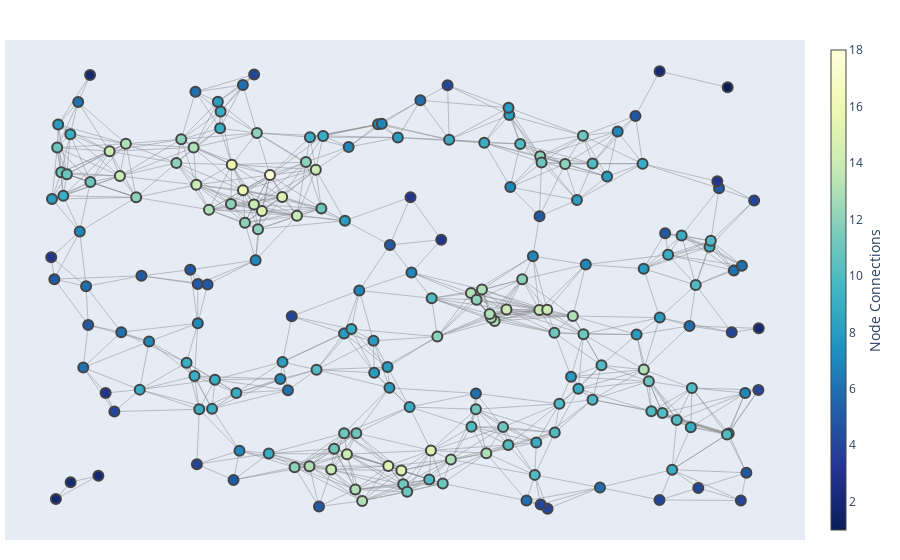

Write notebook code for a chart like this one.
### Markdown cell above
## Archive

### Code cell
import plotly.graph_objects as go

import networkx as nx

G = nx.random_geometric_graph(200, 0.125)

edge_x = []
edge_y = []
for edge in G.edges():
    x0, y0 = G.nodes[edge[0]]['pos']
    x1, y1 = G.nodes[edge[1]]['pos']
    edge_x.append(x0)
    edge_x.append(x1)
    edge_x.append(None)
    edge_y.append(y0)
    edge_y.append(y1)
    edge_y.append(None)

edge_trace = go.Scatter(
    x=edge_x, y=edge_y,
    line=dict(width=0.5, color='#888'),
    hoverinfo='none',
    mode='lines')

node_x = []
node_y = []
for node in G.nodes():
    x, y = G.nodes[node]['pos']
    node_x.append(x)
    node_y.append(y)

node_trace = go.Scatter(
    x=node_x, y=node_y,
    mode='markers',
    hoverinfo='text',
    marker=dict(
        showscale=True,
        # colorscale options
        #'Greys' | 'YlGnBu' | 'Greens' | 'YlOrRd' | 'Bluered' | 'RdBu' |
        #'Reds' | 'Blues' | 'Picnic' | 'Rainbow' | 'Portland' | 'Jet' |
        #'Hot' | 'Blackbody' | 'Earth' | 'Electric' | 'Viridis' |
        colorscale='YlGnBu',
        reversescale=True,
        color=[],
        size=10,
        colorbar=dict(
            thickness=15,
            title='Node Connections',
            xanchor='left',
            titleside='right'
        ),
        line_width=2))

node_adjacencies = []
node_text = []
for node, adjacencies in enumerate(G.adjacency()):
    node_adjacencies.append(len(adjacencies[1]))
    node_text.append('# of connections: '+str(len(adjacencies[1])))

node_trace.marker.color = node_adjacencies
node_trace.text = node_text

fig = go.Figure(data=[edge_trace, node_trace],
             layout=go.Layout(
                titlefont_size=16,
                showlegend=False,
                hovermode='closest',
                margin=dict(b=20,l=5,r=5,t=40),
                xaxis=dict(showgrid=False, zeroline=False, showticklabels=False),
                yaxis=dict(showgrid=False, zeroline=False, showticklabels=False))
                )
fig.show()

### Figure 1 — Plotly figure (JSON) as saved in the notebook; plotly's stock layout.template omitted (floating-point values rounded to 4 significant figures; data arrays with more than 128 entries replaced by an {"elided": "..."} marker saying what was removed)
{"data": [{"hoverinfo": "none", "line": {"color": "#888", "width": 0.5}, "mode": "lines", "type": "scatter", "x": {"elided": "2658 float values"}, "y": {"elided": "2658 float values"}}, {"hoverinfo": "text", "marker": {"color": {"elided": "200 int values"}, "colorbar": {"thickness": 15, "title": {"side": "right", "text": "Node Connections"}, "xanchor": "left"}, "colorscale": [[0, "rgb(255,255,217)"], [0.125, "rgb(237,248,177)"], [0.25, "rgb(199,233,180)"], [0.375, "rgb(127,205,187)"], [0.5, "rgb(65,182,196)"], [0.625, "rgb(29,145,192)"], [0.75, "rgb(34,94,168)"], [0.875, "rgb(37,52,148)"], [1, "rgb(8,29,88)"]], "line": {"width": 2}, "reversescale": true, "showscale": true, "size": 10}, "mode": "markers", "text": {"elided": "200 str values"}, "type": "scatter", "x": {"elided": "200 float values"}, "y": {"elided": "200 float values"}}], "layout": {"hovermode": "closest", "margin": {"b": 20, "l": 5, "r": 5, "t": 40}, "showlegend": false, "title": {"font": {"size": 16}}, "xaxis": {"showgrid": false, "showticklabels": false, "zeroline": false}, "yaxis": {"showgrid": false, "showticklabels": false, "zeroline": false}}}
